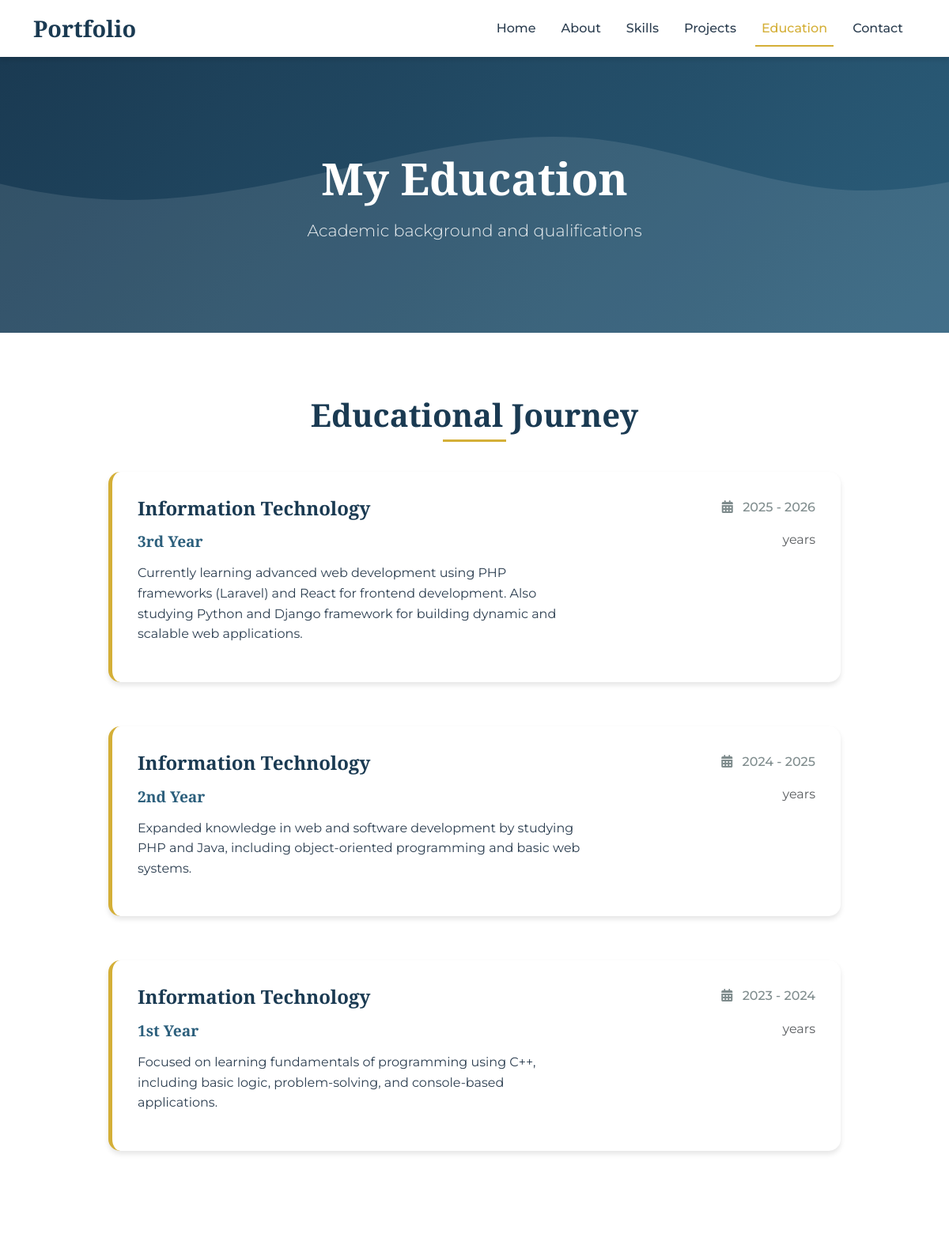
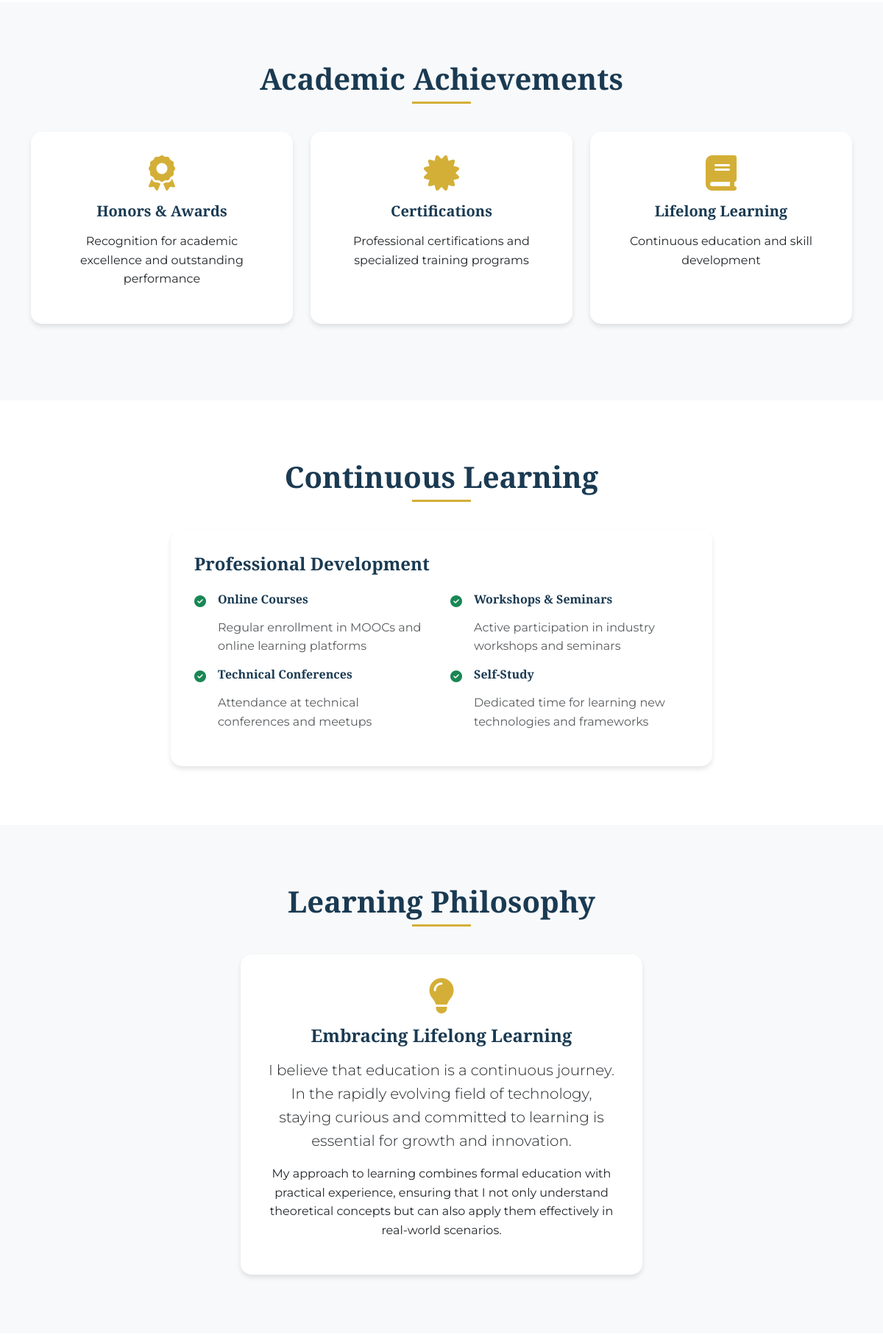
The app's page /education/ (upper part) with its own data (2 pictures, top to bottom).
### core/models.py (models this page shows, shortened)
class Education(models.Model):
    school = models.CharField(max_length=200)
    degree = models.CharField(max_length=200)
    start_year = models.IntegerField()
    end_year = models.IntegerField()
    description = models.TextField(blank=True, null=True)

### core/views.py (the view)
# urls.py: path('education/', views.education, name='education'),
def education(request):
    education_list = Education.objects.all().order_by('-start_year')
    context = {
        'education_list': education_list,
    }
    return render(request, 'core/education.html', context)

### templates/core/education.html (shortened to what this page needs)
{% extends 'base.html' %}
{% load static %}
{% block content %}
<section class="hero">
    <div class="container text-center">
        <div class="hero-content">
            <h1>My Education</h1>
            <p class="tagline">Academic background and qualifications</p>
        </div>
    </div>
</section>
<section class="section">
    <div class="container">
        <h2 class="section-title">Educational Journey</h2>
        {% if education_list %}
            <div class="row">
                {% for education in education_list %}
                    <div class="col-lg-10 mx-auto mb-4">
                        <div class="education-item">
                            <div class="row">
                                <div class="col-md-8">
                                    <h4 class="education-school">{{ education.school }}</h4>
                                    <h5 class="education-degree">{{ education.degree }}</h5>
                                    {% if education.description %}
                                        <p class="mt-3">{{ education.description }}</p>
                                    {% endif %}
                                </div>
                                <div class="col-md-4 text-md-end">
                                    <p class="education-years">
                                        <i class="fas fa-calendar-alt me-2"></i>
                                        {{ education.start_year }} - {{ education.end_year }}
                                    </p>
                                    <p class="text-muted">
                                        {% if education.end_year > education.start_year %}
                                            {{ education.end_year|add:"-"|add:education.start_year }} years
                                        {% else %}
                                            {{ education.end_year|add:"-"|add:education.start_year }} year
                                        {% endif %}
                                    </p>
                                </div>
                            </div>
                        </div>
                    </div>
                {% endfor %}
            </div>
        {% endif %}
    </div>
</section>
<section class="section section-alt">
    <div class="container">
        <h2 class="section-title">Academic Achievements</h2>
        <div class="row">
            <div class="col-md-4 mb-4">
                <div class="card text-center h-100">
                    <div class="card-body">
                        <i class="fas fa-award fa-3x mb-3" style="color: var(--secondary-color);"></i>
                        <h5>Honors & Awards</h5>
                        <p>Recognition for academic excellence and outstanding performance</p>
                    </div>
                </div>
            </div>
            <div class="col-md-4 mb-4">
                <div class="card text-center h-100">
                    <div class="card-body">
                        <i class="fas fa-certificate fa-3x mb-3" style="color: var(--secondary-color);"></i>
                        <h5>Certifications</h5>
                        <p>Professional certifications and specialized training programs</p>
                    </div>
                </div>
            </div>
            <div class="col-md-4 mb-4">
                <div class="card text-center h-100">
                    <div class="card-body">
                        <i class="fas fa-book fa-3x mb-3" style="color: var(--secondary-color);"></i>
                        <h5>Lifelong Learning</h5>
                        <p>Continuous education and skill development</p>
                    </div>
                </div>
            </div>
        </div>
    </div>
</section>
<section class="section">
    <div class="container">
        <h2 class="section-title">Continuous Learning</h2>
        <div class="row">
            <div class="col-lg-8 mx-auto">
                <div class="card">
                    <div class="card-body">
                        <h4 class="mb-4">Professional Development</h4>
                        <div class="row">
                            <div class="col-md-6 mb-3">
                                <div class="d-flex align-items-start">
                                    <i class="fas fa-check-circle text-success me-3 mt-1"></i>
                                    <div>
                                        <h6>Online Courses</h6>
                                        <p class="mb-0 text-muted">Regular enrollment in MOOCs and online learning platforms</p>
                                    </div>
                                </div>
                            </div>
                            <div class="col-md-6 mb-3">
                                <div class="d-flex align-items-start">
                                    <i class="fas fa-check-circle text-success me-3 mt-1"></i>
                                    <div>
                                        <h6>Workshops & Seminars</h6>
                                        <p class="mb-0 text-muted">Active participation in industry workshops and seminars</p>
                                    </div>
                                </div>
                            </div>
                            <div class="col-md-6 mb-3">
                                <div class="d-flex align-items-start">
                                    <i class="fas fa-check-circle text-success me-3 mt-1"></i>
                                    <div>
                                        <h6>Technical Conferences</h6>
                                        <p class="mb-0 text-muted">Attendance at technical conferences and meetups</p>
                                    </div>
                                </div>
                            </div>
                            <div class="col-md-6 mb-3">
                                <div class="d-flex align-items-start">
                                    <i class="fas fa-check-circle text-success me-3 mt-1"></i>
                                    <div>
                                        <h6>Self-Study</h6>
                                        <p class="mb-0 text-muted">Dedicated time for learning new technologies and frameworks</p>
                                    </div>
                                </div>
                            </div>
                        </div>
                    </div>
                </div>
            </div>
        </div>
    </div>
</section>
<section class="section section-alt">
    <div class="container">
        <h2 class="section-title">Learning Philosophy</h2>
        <div class="row">
            <div class="col-lg-6 mx-auto">
                <div class="card">
                    <div class="card-body text-center">
                        <i class="fas fa-lightbulb fa-3x mb-3" style="color: var(--secondary-color);"></i>
                        <h4>Embracing Lifelong Learning</h4>
                        <p class="lead">I believe that education is a continuous journey. In the rapidly evolving field of technology, staying curious and committed to learning is essential for growth and innovation.</p>
                        <p>My approach to learning combines formal education with practical experience, ensuring that I not only understand theoretical concepts but can also apply them effectively in real-world scenarios.</p>
                    </div>
                </div>
            </div>
        </div>
    </div>
</section>
{% endblock %}

### static/css/style.css (style rules this page uses)
:root { --primary-color: #1a3a52; --secondary-color: #d4af37; --accent-color: #2c5f7c; --text-dark: #2c3e50; --text-light: #7f8c8d; --bg-light: #f8f9fa; --bg-white: #ffffff; --shadow: 0 4px 6px rgba(0, 0, 0, 0.1); --shadow-hover: 0 8px 15px rgba(0, 0, 0, 0.2); }
* { margin: 0; padding: 0; box-sizing: border-box; }
body { font-family: 'Montserrat', sans-serif; line-height: 1.6; color: var(--text-dark); background-color: var(--bg-white); }
h1, h2, h3, h4, h5, h6 { font-family: 'Playfair Display', serif; font-weight: 700; color: var(--primary-color); margin-bottom: 1rem; }
h1 { font-size: 3rem; font-weight: 900; }
h2 { font-size: 2.5rem; }
.hero { background: linear-gradient(135deg, var(--primary-color) 0%, var(--accent-color) 100%); color: white; padding: 120px 0 80px; position: relative; overflow: hidden; }
.hero::before { content: ''; position: absolute; top: 0; left: 0; right: 0; bottom: 0; background-size: cover; }
.hero-content { position: relative; z-index: 1; }
.hero h1 { color: white; font-size: 3.5rem; margin-bottom: 1rem; }
.hero .tagline { font-size: 1.3rem; font-weight: 300; color: rgba(255, 255, 255, 0.9); margin-bottom: 2rem; }
.section { padding: 80px 0; }
.section-title { text-align: center; margin-bottom: 3rem; position: relative; }
.section-title::after { content: ''; position: absolute; bottom: -10px; left: 50%; transform: translateX(-50%); width: 80px; height: 3px; background-color: var(--secondary-color); }
.section-alt { background-color: var(--bg-light); }
.card { border: none; border-radius: 15px; box-shadow: var(--shadow); transition: all 0.3s ease; height: 100%; overflow: hidden; }
.card-body { padding: 2rem; }
.education-item { background-color: var(--bg-white); border-radius: 15px; padding: 2rem; margin-bottom: 2rem; border-left: 5px solid var(--secondary-color); box-shadow: var(--shadow); transition: all 0.3s ease; }
.education-school { font-size: 1.5rem; color: var(--primary-color); font-weight: 700; }
.education-degree { font-size: 1.2rem; color: var(--accent-color); margin: 0.5rem 0; }
.education-years { color: var(--text-light); font-weight: 500; }
.fade-in-up { animation: fadeInUp 0.6s ease-out; }

### records on screen
Education: school "Information Technology", degree "3rd Year", description "Currently learning advanced web development using PHP frameworks (Laravel) and React for frontend development. Also studying Python and Django framework for building dynamic and scalable web applications.", start_year "2025", end_year "2026"
Education: school "Information Technology", degree "2nd Year", description "Expanded knowledge in web and software development by studying PHP and Java, including object-oriented programming and basic web systems.", start_year "2024", end_year "2025"
Education: school "Information Technology", degree "1st Year", description "Focused on learning fundamentals of programming using C++, including basic logic, problem-solving, and console-based applications.", start_year "2023", end_year "2024"
